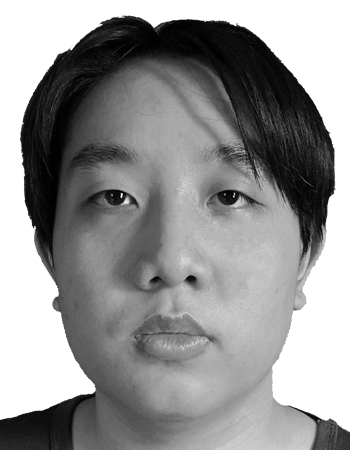
#> input picture lab1/self.bmp, 350 x 450 px, found by its file name
$ python self_hist.py
#> lines starting #> are read from the running program, lines starting #| are printed output that depends on the picture
import cv2
import numpy as np
import matplotlib.pyplot as plt
img = cv2.imread('D:\Lab\Telecommunication Lab\lab1\self.bmp',0)
#> img is the input picture: shape (450, 350); min 0, max 255, mean 148
plt.hist(img.ravel(),256,[0,256]); plt.show()
#> after `plt.hist(img.ravel(), 256, [0, 256])`:
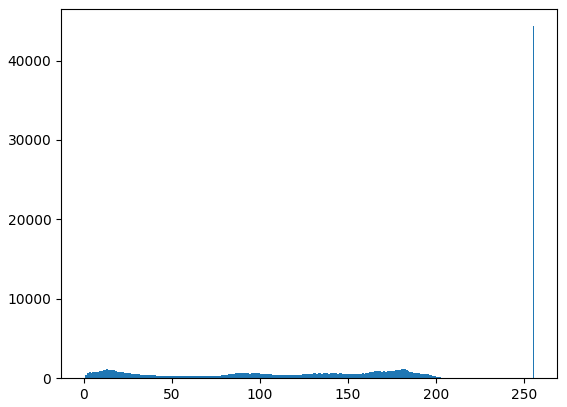
#> figure drawn by matplotlib, 1 panel; tallest bar 44323 high, from x = 255 to 256

$ run again, with lab1/imgtst.jpg saved as lab1/self.bmp
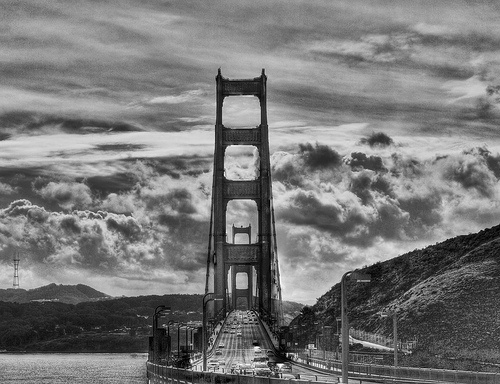
#> input picture lab1/imgtst.jpg, 500 x 384 px, found by its file name
#> img is the input picture: shape (384, 500); min 0, max 255, mean 119.3
#> `plt.hist(img.ravel(), 256, [0, 256])`:
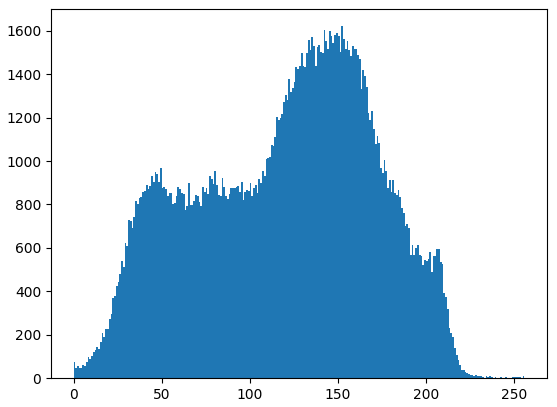
#> figure drawn by matplotlib, 1 panel; tallest bar 1621 high, from x = 152 to 153
